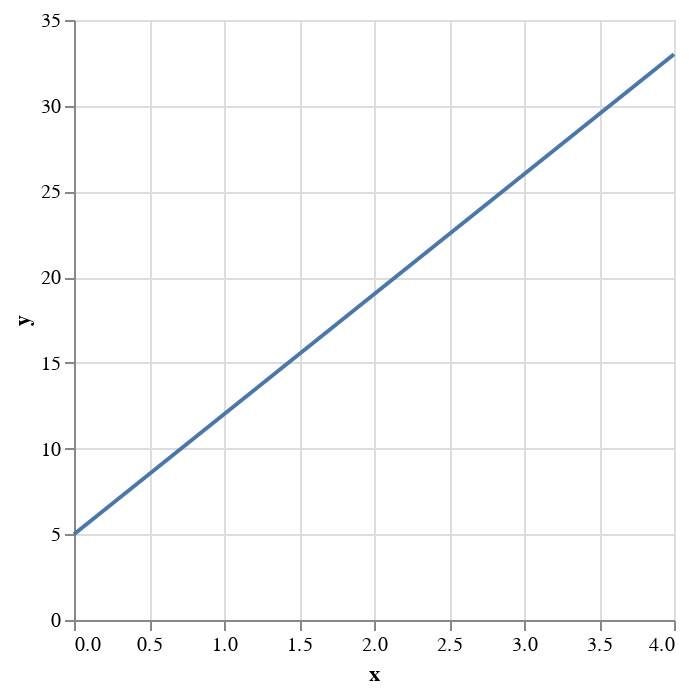

Notebook code cell kept with this figure:
### Code cell
chart

### Figure 1 — Vega-Lite specification as saved in the notebook (floating-point values rounded to 4 significant figures)
{"config": {"view": {"continuousWidth": 300, "continuousHeight": 300}}, "data": {"name": "data-077b2847d12c79caf8777720c08d12c9"}, "mark": {"type": "line"}, "encoding": {"x": {"field": "x", "type": "quantitative"}, "y": {"field": "y", "type": "quantitative"}}, "$schema": "https://vega.github.io/schema/vega-lite/v5.20.1.json", "datasets": {"data-077b2847d12c79caf8777720c08d12c9": [{"x": 0, "y": 5}, {"x": 1, "y": 12}, {"x": 2, "y": 19}, {"x": 3, "y": 26}, {"x": 4, "y": 33}]}}
